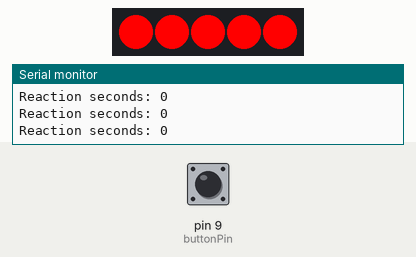
Recording of a sketch running on a simulated Arduino Uno, built with avr-gcc and run on an emulated ATmega328P. On the bench: 5 RGB LEDs in strip order, left to right, the last lines printed to the serial monitor. The test bench sets the inputs (shaded band); at power-on: pin 9 (buttonPin) HIGH. Dim RGB values are drawn brighter than linear; the strip is taken to match the declared colour order; random numbers use the default seed unless the sketch sets one.

Above: at 14.2 s.
14.3 s: pin 9 (buttonPin) driven LOW
At 18.1 s:
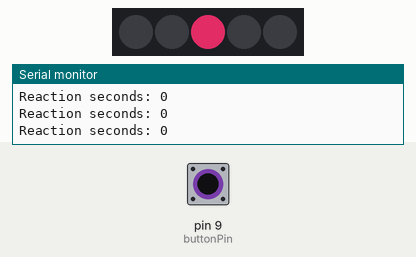
20.9 s: pin 9 (buttonPin) driven HIGH
At 22.1 s:
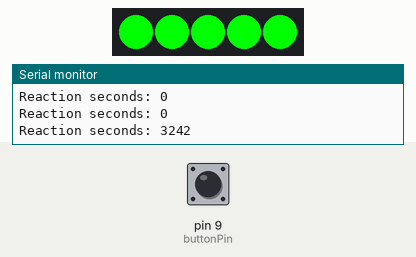
27.7 s: pin 9 (buttonPin) driven LOW
At 30.6 s:
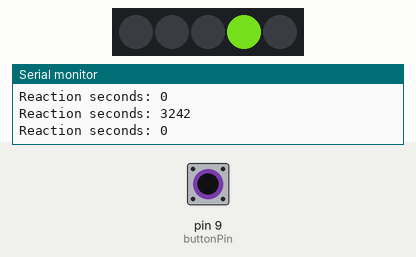
34.3 s: pin 9 (buttonPin) pulsed HIGH 2 times (0.12 s each, 0.3 s apart)
At 40.9 s:
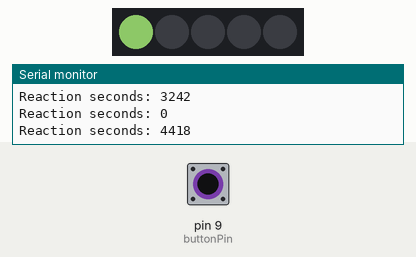
Timing chart, 0 to 41.9 s (numbered marks = the images above; inputs shaded):
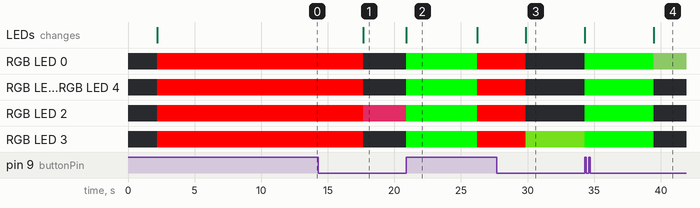

The sketch:

reaction_timer.ino
```cpp
#include <Adafruit_NeoPixel.h>

int buttonPin = 9;
Adafruit_NeoPixel strip = Adafruit_NeoPixel(5, 10, NEO_RGB + NEO_KHZ800);

void setup() {
  randomSeed(analogRead(0));

  strip.begin();

  pinMode(buttonPin, INPUT);

  Serial.begin(9600);
  Serial.println("Setup complete");
}

void loop() {
  delay(random(1000, 5000));
  strip.setPixelColor(random(0, 4), strip.Color(random(0, 255), random(0, 255), random(0, 255)));
  strip.show();
  int startTime = millis();
  while (digitalRead(buttonPin) == LOW) {};
  int reactionTime = millis() - startTime;
  Serial.print("Reaction seconds: ");
  Serial.println(reactionTime);
  strip.clear();
  if (reactionTime < 250) {
    for (int i = 0; i < 5; i++) {
      strip.setPixelColor(i, strip.Color(255, 0, 0));
    }
  }
  else if(reactionTime < 500) {
    for (int i = 0; i < 5; i++) {
     strip.setPixelColor(i, strip.Color(255, 255, 0));
    }
  }
  else {
    for (int i = 0; i < 5; i++) {
      strip.setPixelColor(i, strip.Color(0, 255, 0));
    }
  }
  strip.show();
  delay(2000);
  strip.clear();
}
```

Measured:
- after the input at 14.3 s, RGB LED 0, RGB LED 1, RGB LED 3, RGB LED 4: RGB(255, 0, 0) → off after 3.4 s; RGB LED 2: RGB(255, 0, 0) → RGB(163, 32, 73) after 3.4 s; the LEDs: change after 3.4 s (image 1)
- after the input at 20.9 s, RGB LED 0, RGB LED 1, RGB LED 3, RGB LED 4: off → RGB(0, 255, 0) at once, → RGB(255, 0, 0) 5.3 s later; RGB LED 2: RGB(163, 32, 73) → RGB(0, 255, 0) at once, → RGB(255, 0, 0) 5.3 s later; the LEDs: change at once (image 2)
- after the input at 27.7 s, RGB LED 0–2, RGB LED 4: RGB(255, 0, 0) → off after 2.2 s; RGB LED 3: RGB(255, 0, 0) → RGB(83, 158, 19) after 2.2 s; the LEDs: change after 2.2 s (image 3)
- after the input at 34.3 s, RGB LED 0: off → RGB(0, 255, 0) at once, → RGB(71, 101, 52) 5.2 s later; RGB LED 1, RGB LED 2, RGB LED 4: off → RGB(0, 255, 0) at once, → off 5.2 s later; RGB LED 3: RGB(83, 158, 19) → RGB(0, 255, 0) at once, → off 5.2 s later; the LEDs: first change at once (image 4 shows a later state)
- what the display in image 2 shows lasts 5.3 s, from 20.9 s to 26.2 s
